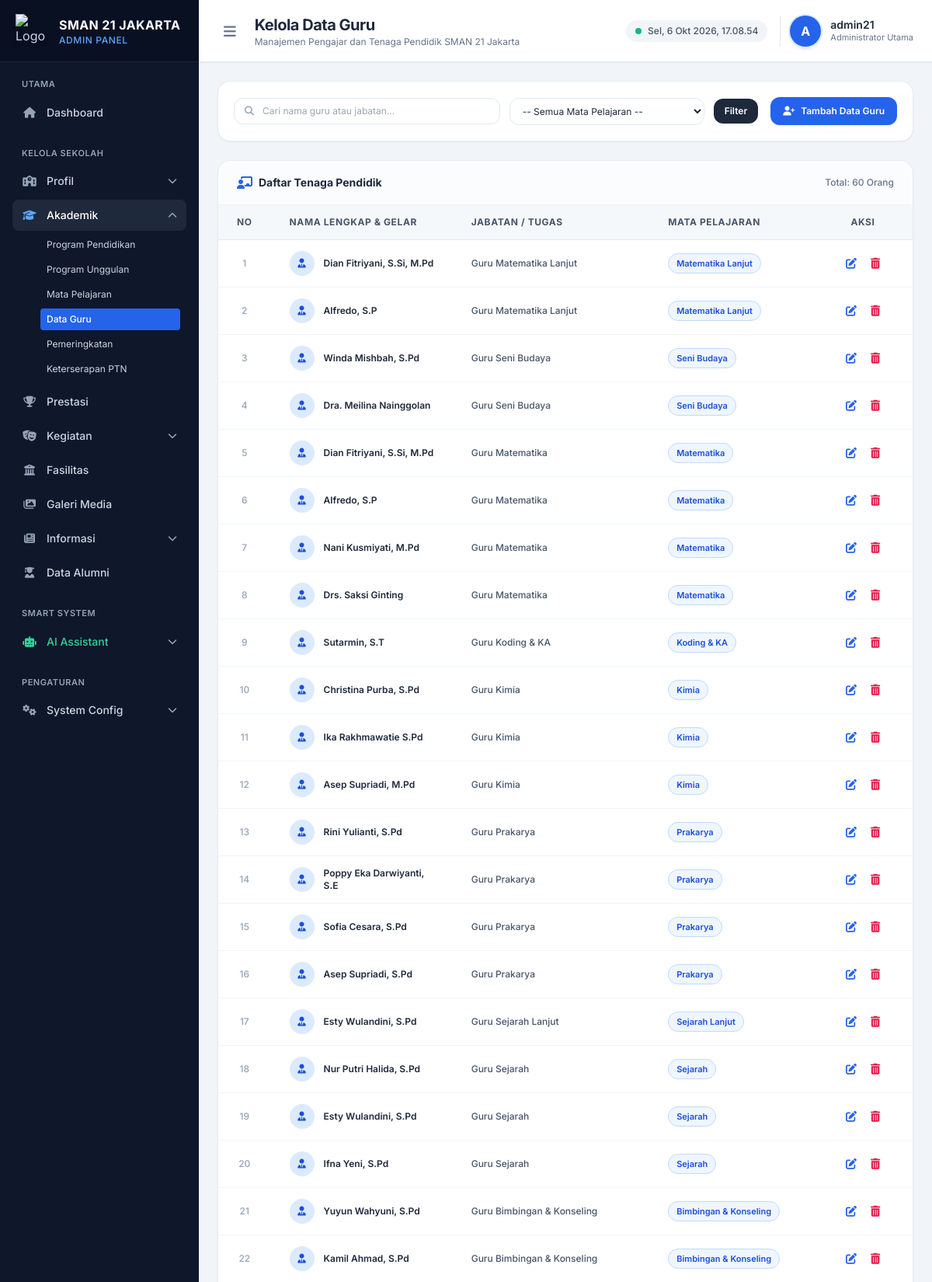
Screenshot of /admin/akademik/guru.php (upper part) with the database file from the repository.
### tables this page shows
CREATE TABLE `guru` (
  `id` int(11) NOT NULL,
  `mapel_id` int(11) DEFAULT NULL,
  `nama_guru` varchar(255) NOT NULL,
  `jabatan` varchar(150) NOT NULL
);

CREATE TABLE `mapel` (
  `id` int(11) NOT NULL,
  `nama_mapel` varchar(100) NOT NULL
);

### admin/akademik/guru.php (the view, shortened to what the rows shown need)
<?php
$host = 'sql305.byethost3.com';
$user = 'b3_43046986';
$pass = 'J@karta5';
$db   = 'b3_43046986_sman21jkt';
$conn = @mysqli_connect($host, $user, $pass, $db);
$list_guru = [];
if ($conn) {
    $sql = "SELECT g.id, g.nama_guru, g.jabatan, g.mapel_id, m.nama_mapel
            FROM guru g
            LEFT JOIN mapel m ON g.mapel_id = m.id
            WHERE 1=1";
    $params = [];
    $types = "";
    $sql .= " ORDER BY g.id DESC";
    if (!empty($params)) {
        $stmt = mysqli_prepare($conn, $sql);
        mysqli_stmt_bind_param($stmt, $types, ...$params);
        mysqli_stmt_execute($stmt);
        $res = mysqli_stmt_get_result($stmt);
        if ($res) {
            while ($r = mysqli_fetch_assoc($res)) {
                $list_guru[] = $r;
            }
        }
        mysqli_stmt_close($stmt);
    } else {
        $res = mysqli_query($conn, $sql);
        if ($res) {
            while ($r = mysqli_fetch_assoc($res)) {
                $list_guru[] = $r;
            }
        }
    }
}
?>
<!DOCTYPE html>
<html lang="id">
<head>
    <script src="https://cdn.tailwindcss.com"></script>
    <link rel="stylesheet" href="https://cdnjs.cloudflare.com/ajax/libs/font-awesome/6.4.0/css/all.min.css">
</head>
<body class="bg-slate-50 font-sans text-slate-800 antialiased flex h-screen overflow-hidden">
    <aside id="sidebar" class="w-64 bg-slate-900 text-slate-300 flex flex-col flex-shrink-0 transition-all duration-300 z-30">
        <div class="h-20 flex items-center gap-3 px-5 border-b border-slate-800/80 bg-slate-950/40">
            <div class="leading-tight">
                <h1 class="font-bold text-white text-base tracking-wide">SMAN 21 JAKARTA</h1>
            </div>
        </div>
    </aside>
    <div class="flex-1 flex flex-col min-w-0 overflow-hidden bg-slate-100">
        <header class="h-20 bg-white border-b border-slate-200 flex items-center justify-between px-6 z-10 shadow-sm">
            <div class="flex items-center gap-4">
                <div>
                    <h2 class="text-xl font-bold text-slate-800 tracking-tight">Kelola Data Guru</h2>
                </div>
            </div>
        </header>
        <main class="flex-1 overflow-y-auto p-6 space-y-6">
            <div class="bg-white rounded-2xl border border-slate-200/80 shadow-sm overflow-hidden">
                <div class="overflow-x-auto">
                    <table class="w-full text-left text-xs text-slate-600">
                        <thead class="bg-slate-100/70 text-slate-600 font-semibold uppercase tracking-wider border-b border-slate-200">
                            <tr>
                                <th class="py-3.5 px-6 w-16 text-center">No</th>
                                <th class="py-3.5 px-6">Nama Lengkap & Gelar</th>
                                <th class="py-3.5 px-6">Jabatan / Tugas</th>
                                <th class="py-3.5 px-6">Mata Pelajaran</th>
                                <th class="py-3.5 px-6 text-center w-32">Aksi</th>
                            </tr>
                        </thead>
                        <tbody class="divide-y divide-slate-100">
                            <?php if (!empty($list_guru)): ?>
                                <?php $no = 1; foreach ($list_guru as $g): ?>
                                    <tr class="hover:bg-slate-50/80 transition">
                                        <td class="py-3.5 px-6 text-center font-medium text-slate-400"><?= $no++ ?></td>
                                        <td class="py-3.5 px-6 font-semibold text-slate-800 flex items-center gap-3">
                                            <div class="w-8 h-8 rounded-full bg-blue-100 text-blue-700 flex items-center justify-center font-bold text-xs flex-shrink-0">
                                                <i class="fa-solid fa-user-tie"></i>
                                            </div>
                                            <span><?= htmlspecialchars($g['nama_guru']) ?></span>
                                        </td>
                                        <td class="py-3.5 px-6 text-slate-600 font-medium">
                                            <?= htmlspecialchars($g['jabatan']) ?>
                                        </td>
                                        <td class="py-3.5 px-6">
                                            <?php if (!empty($g['nama_mapel'])): ?>
                                                <span class="inline-flex items-center px-2.5 py-1 rounded-full text-[11px] font-semibold bg-blue-50 text-blue-700 border border-blue-200">
                                                    <?= htmlspecialchars($g['nama_mapel']) ?>
                                                </span>
                                            <?php else: ?>
                                                <span class="inline-flex items-center px-2.5 py-1 rounded-full text-[11px] font-medium bg-slate-100 text-slate-500">
                                                    Umum / Struktural
                                                </span>
                                            <?php endif; ?>
                                        </td>
                                        <td class="py-3.5 px-6 text-center">
                                            <div class="flex items-center justify-center gap-1.5">
                                                <button onclick='openModalEdit(<?= json_encode($g) ?>)' class="p-1.5 text-blue-600 hover:text-blue-800 hover:bg-blue-50 rounded-lg transition" title="Edit">
                                                    <i class="fa-solid fa-pen-to-square text-sm"></i>
                                                </button>
                                                <form method="POST" action="guru.php" onsubmit="return confirm('Apakah Anda yakin ingin menghapus data guru ini?')" class="inline">
                                                    <button type="submit" class="p-1.5 text-rose-600 hover:text-rose-800 hover:bg-rose-50 rounded-lg transition" title="Hapus">
                                                        <i class="fa-solid fa-trash-can text-sm"></i>
                                                    </button>
                                                </form>
                                            </div>
                                        </td>
                                    </tr>
                                <?php endforeach; ?>
                            <?php endif; ?>
                        </tbody>
                    </table>
                </div>
            </div>
        </main>
    </div>
</body>
</html>

### rows the page displays
guru: nama_guru "Dian Fitriyani, S.Si, M.Pd", jabatan "Guru Matematika Lanjut", mapel.nama_mapel "Matematika Lanjut"
guru: nama_guru "Alfredo, S.P", jabatan "Guru Matematika Lanjut", mapel.nama_mapel "Matematika Lanjut"
guru: nama_guru "Winda Mishbah, S.Pd", jabatan "Guru Seni Budaya", mapel.nama_mapel "Seni Budaya"
guru: nama_guru "Dra. Meilina Nainggolan", jabatan "Guru Seni Budaya", mapel.nama_mapel "Seni Budaya"
guru: nama_guru "Dian Fitriyani, S.Si, M.Pd", jabatan "Guru Matematika", mapel.nama_mapel "Matematika"
guru: nama_guru "Alfredo, S.P", jabatan "Guru Matematika", mapel.nama_mapel "Matematika"
guru: nama_guru "Nani Kusmiyati, M.Pd", jabatan "Guru Matematika", mapel.nama_mapel "Matematika"
guru: nama_guru "Drs. Saksi Ginting", jabatan "Guru Matematika", mapel.nama_mapel "Matematika"
guru: nama_guru "Sutarmin, S.T", jabatan "Guru Koding & KA", mapel.nama_mapel "Koding & KA"
guru: nama_guru "Christina Purba, S.Pd", jabatan "Guru Kimia", mapel.nama_mapel "Kimia"
guru: nama_guru "Ika Rakhmawatie S.Pd", jabatan "Guru Kimia", mapel.nama_mapel "Kimia"
guru: nama_guru "Asep Supriadi, M.Pd", jabatan "Guru Kimia", mapel.nama_mapel "Kimia"
guru: nama_guru "Rini Yulianti, S.Pd", jabatan "Guru Prakarya", mapel.nama_mapel "Prakarya"
guru: nama_guru "Poppy Eka Darwiyanti, S.E", jabatan "Guru Prakarya", mapel.nama_mapel "Prakarya"
guru: nama_guru "Sofia Cesara, S.Pd", jabatan "Guru Prakarya", mapel.nama_mapel "Prakarya"
guru: nama_guru "Asep Supriadi, S.Pd", jabatan "Guru Prakarya", mapel.nama_mapel "Prakarya"
guru: nama_guru "Esty Wulandini, S.Pd", jabatan "Guru Sejarah Lanjut", mapel.nama_mapel "Sejarah Lanjut"
guru: nama_guru "Nur Putri Halida, S.Pd", jabatan "Guru Sejarah", mapel.nama_mapel "Sejarah"
guru: nama_guru "Esty Wulandini, S.Pd", jabatan "Guru Sejarah", mapel.nama_mapel "Sejarah"
guru: nama_guru "Ifna Yeni, S.Pd", jabatan "Guru Sejarah", mapel.nama_mapel "Sejarah"
guru: nama_guru "Yuyun Wahyuni, S.Pd", jabatan "Guru Bimbingan & Konseling", mapel.nama_mapel "Bimbingan & Konseling"
guru: nama_guru "Kamil Ahmad, S.Pd", jabatan "Guru Bimbingan & Konseling", mapel.nama_mapel "Bimbingan & Konseling"

### other values shown
substr($admin_username, 0, 1) "A"
$admin_username "admin21"
count($list_guru) "60"
